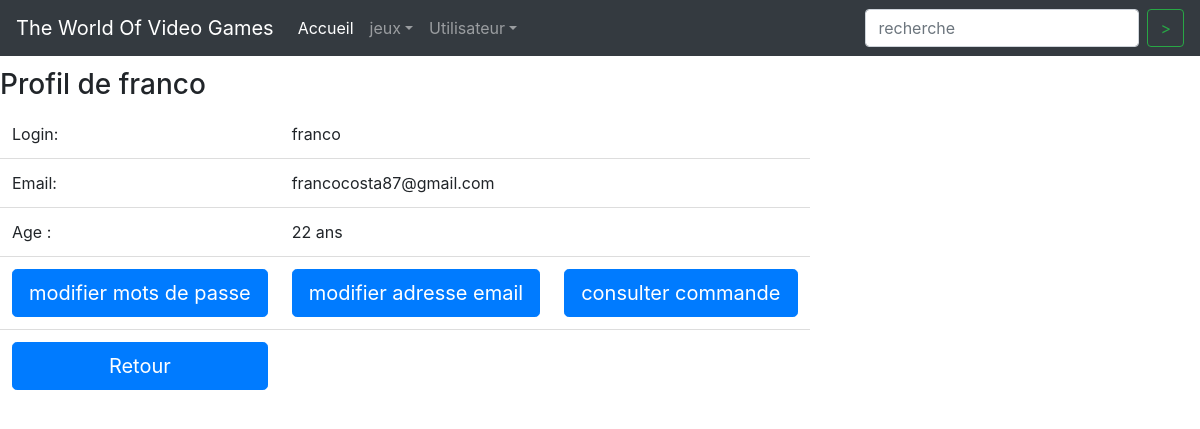
The app's page /profile (signed in) with its own data.
### tables this page shows
CREATE TABLE IF NOT EXISTS `clients` (
  `idclient` int(11) NOT NULL AUTO_INCREMENT,
  `login` varchar(25) NOT NULL,
  `password` varchar(255) NOT NULL,
  `email` varchar(255) NOT NULL,
  `datenaiss` datetime NOT NULL,
  PRIMARY KEY (`idclient`)
);

### controllers/profile.php (called while the page is built, shortened)
<?php
require("models/request.php");
require("infoUser.php");
require("views/profile.php");
?>

### models/request.php (called while the page is built, shortened)
<?php
function Infoid($id)
{
 $bdd = co_db();
 $req = $bdd->query('SELECT * FROM clients WHERE idclient='.$id);
 $info=$req->fetch();
 return $info;
}
 ?>

### controllers/infoUser.php (called while the page is built)
<?php
if($_SESSION['id'])
{
    $id = $_SESSION['id'];
    $userinfo = Infoid($id);
}
else{
    header("location: accueil");
}
?>

### views/profile.php (the view, shortened to what this page needs)
<!DOCTYPE html>
<html>
    <head>
            <link rel="stylesheet" href="https://maxcdn.bootstrapcdn.com/bootstrap/4.0.0/css/bootstrap.min.css">
            <link rel="stylesheet" href="/css/style.css">
            <link rel="stylesheet" href="/css/profile.css">
    </head>
    <body>
<?php include 'includes/menu.php' ?>
<div class="row">
<div class="col-xs-12 col-sm-12 col-md-6 col-lg-6 col-xs-offset-0 col-sm-offset-0 col-md-offset-3 col-lg-offset-3 toppad">
<div class="panel panel-info">
<div class="panel-heading">
  <br>
  <br>
  <h3>Profil de <?=$userinfo['login'] ?></h3>
</div>
<div class="panel-body">
  <div class="row">
    <div class=" col-md-9 col-lg-9 ">
      <table class="table table-user-information">
        <tbody>
          <tr>
            <td>Login:</td>
            <td><?=$userinfo['login'] ?></td>
          </tr>
          <tr>
            <td>Email:</td>
            <td><?=$userinfo['email'] ?></td>
          </tr>
          <tr>
             <td>Age :</td>
             <td><?php
             $date_actuelle = new Datetime();
             $date_naiss = new Datetime($userinfo['datenaiss']);
             echo $date_actuelle->diff($date_naiss)->format('%Y ans');
             ?></td>
           </tr>
           <tr>
             <td>
               <form class="" action="editpass" method="post">
                   <input class="btn btn-lg btn-primary btn-block" type="submit" value="modifier mots de passe">
              </form>
            </td>
               <td>
                 <form class="" action="editemail" method="post">
                     <input class="btn btn-lg btn-primary btn-block" type="submit" value="modifier adresse email">
                 </form>
               </td>
               <td>
                 <form class="" action="consultC" method="post">
                     <input class="btn btn-lg btn-primary btn-block" type="submit" value="consulter commande">
                 </form>
              </td>
              <tr>
                <td><a href="accueil"><button class="btn btn-lg btn-primary btn-block" type="submit">Retour</button></a></td>
              </tr>
             </div>
        </div>
    </body>
</html>

### css/style.css (style rules this page uses)
html { position: relative; min-height: 100%; }
body { margin-bottom: 60px; }

### css/profile.css (style rules this page uses)
.table-user-information > tbody > tr { border-top: 1px solid rgb(221, 221, 221); }
.table-user-information > tbody > tr:first-child { border-top: 0; }
.table-user-information > tbody > tr > td { border-top: 0; }
.toppad { margin-top:20px; }

### records on screen
clients: login "franco", email "francocosta87@gmail.com", datenaiss "22 ans"
